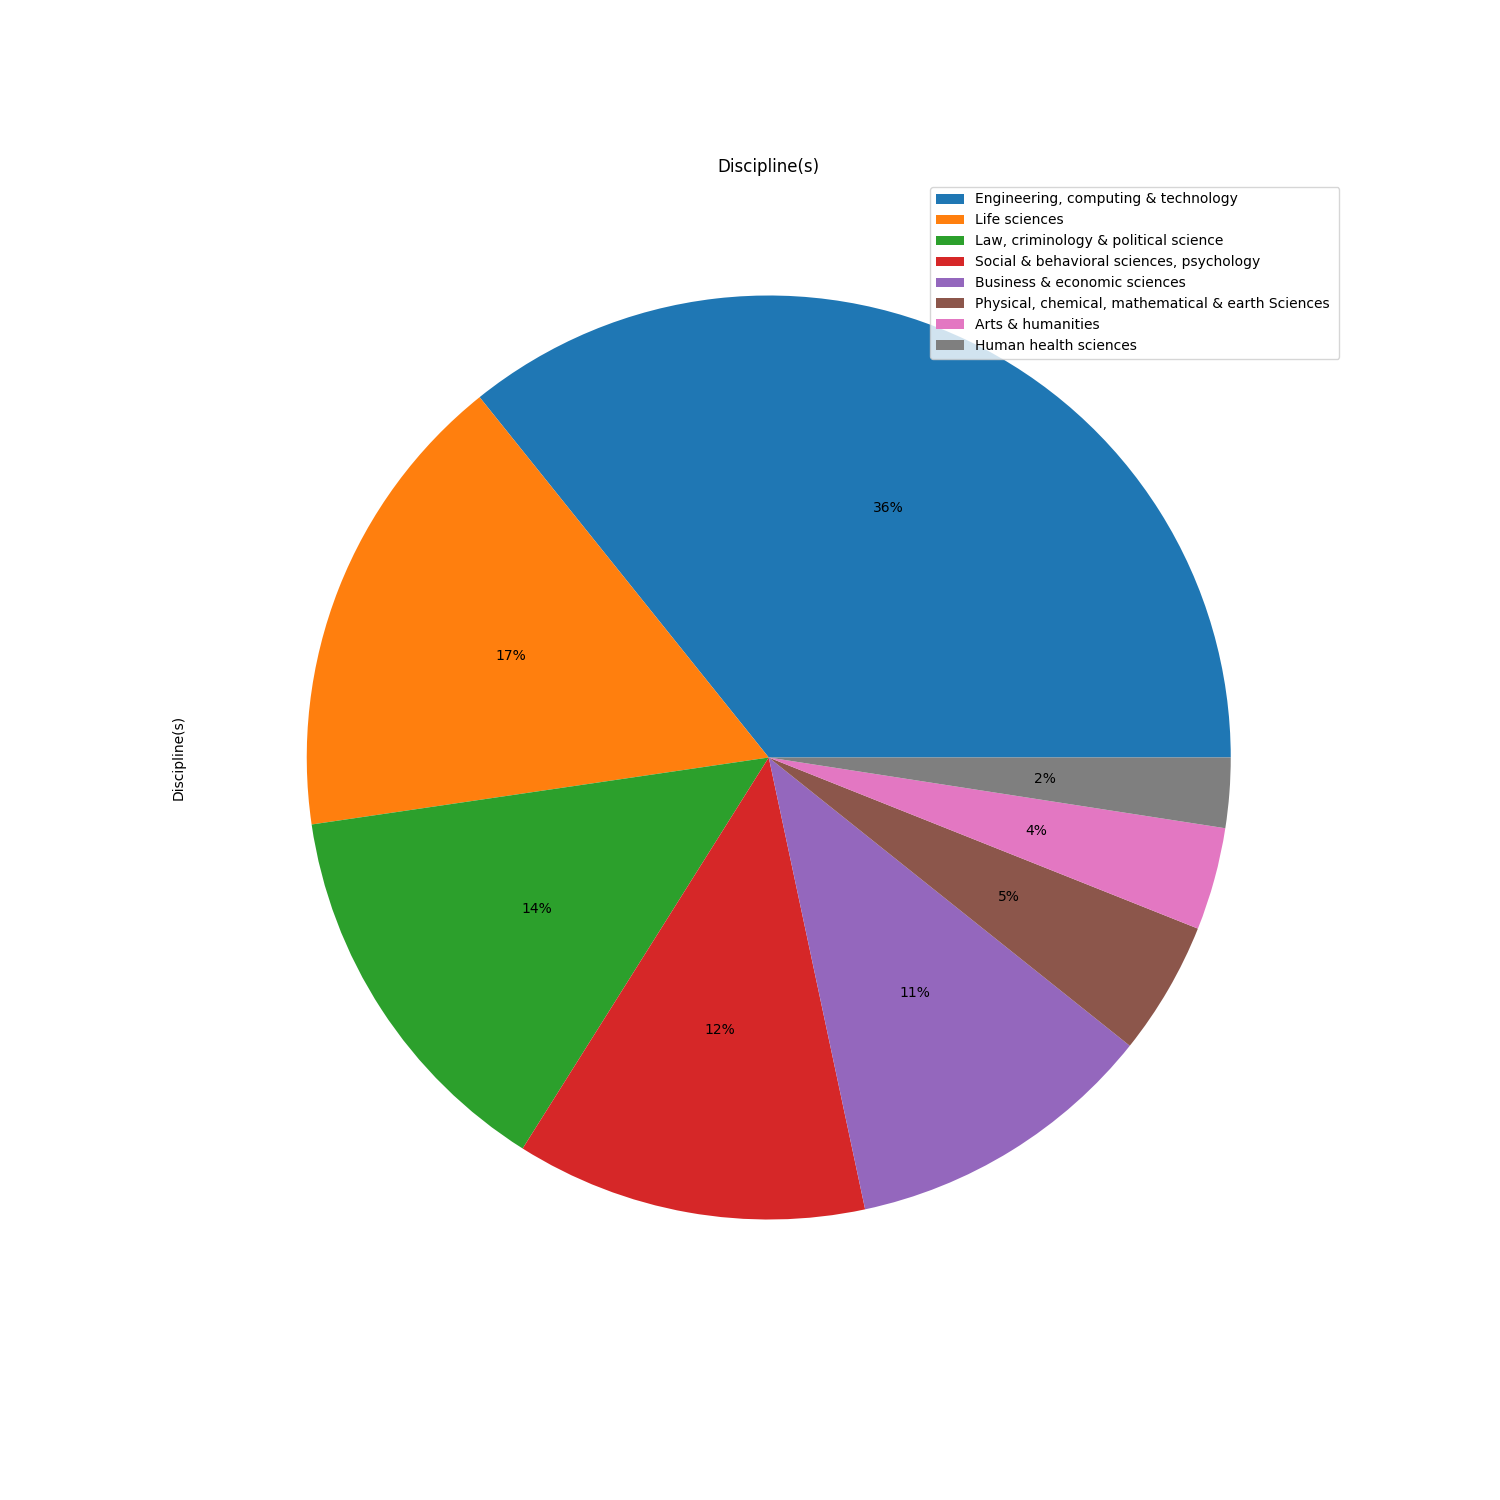

Here is the Python script that generated this plot:
import pandas as pd
import matplotlib.pyplot as plt


df = pd.read_csv('downloads/data.csv')

cat_cols=list(df.dtypes[df.dtypes=='object'].index)
df['Discipline(s)'] = df['Discipline(s)'].str.split('>', n = 1, expand = True)
# df[df['Discipline(s)']] = df[df['Discipline(s)']][:10]
# for c in cat_cols:
#     print(c)
#     print('========')
#     print(df[c].unique())
#     print()

def pct_more_than_1(pct):
    return ('%1.f%%' % pct) if pct > 1 else ''

df['Discipline(s)'].value_counts().plot(kind='pie', autopct = pct_more_than_1, labels=None, figsize=(15,15), title='Discipline(s)')
plt.legend(df['Discipline(s)'].unique())
plt.savefig('test.png')
print(df['Discipline(s)'].unique())